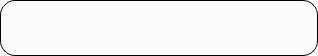
<?xml version="1.0" encoding="UTF-8"?>
<ui version="4.0">
 <class>TransfersSummaryWidget</class>
 <widget class="QWidget" name="TransfersSummaryWidget">
  <property name="geometry">
   <rect>
    <x>0</x>
    <y>0</y>
    <width>318</width>
    <height>56</height>
   </rect>
  </property>
  <property name="minimumSize">
   <size>
    <width>182</width>
    <height>28</height>
   </size>
  </property>
  <property name="mouseTracking">
   <bool>true</bool>
  </property>
  <property name="windowTitle">
   <string/>
  </property>
  <property name="styleSheet">
   <string notr="true">#bup {
  border-radius: 10px;
  background: rgba(0,0,0,0.02);
  padding: 56px;
  width: 28px;
  height: 20px;
}

#bdown {
  border-radius: 10px;
  background: rgba(0,0,0,0.02);
  padding: 56px;
  width: 28px;
  height: 20px;
}

#TransfersSummaryWidget {
height: 28px;
width: 182px;
border: 1px;
border-style: solid;
border-radius: 15px;
background: rgba(0,0,0,0.01);
}</string>
  </property>
  <layout class="QHBoxLayout" name="horizontalLayout">
   <property name="spacing">
    <number>0</number>
   </property>
   <property name="leftMargin">
    <number>2</number>
   </property>
   <property name="topMargin">
    <number>0</number>
   </property>
   <property name="rightMargin">
    <number>2</number>
   </property>
   <property name="bottomMargin">
    <number>0</number>
   </property>
   <item>
    <widget class="TransfersStatusWidget" name="bTransfersStatus" native="true">
     <property name="minimumSize">
      <size>
       <width>24</width>
       <height>24</height>
      </size>
     </property>
     <property name="maximumSize">
      <size>
       <width>24</width>
       <height>24</height>
      </size>
     </property>
     <property name="mouseTracking">
      <bool>true</bool>
     </property>
    </widget>
   </item>
   <item>
    <spacer name="horizontalSpacer">
     <property name="orientation">
      <enum>Qt::Horizontal</enum>
     </property>
     <property name="sizeHint" stdset="0">
      <size>
       <width>40</width>
       <height>20</height>
      </size>
     </property>
    </spacer>
   </item>
   <item>
    <widget class="QPushButton" name="bpause">
     <property name="sizePolicy">
      <sizepolicy hsizetype="Maximum" vsizetype="Maximum">
       <horstretch>0</horstretch>
       <verstretch>0</verstretch>
      </sizepolicy>
     </property>
     <property name="minimumSize">
      <size>
       <width>24</width>
       <height>24</height>
      </size>
     </property>
     <property name="maximumSize">
      <size>
       <width>24</width>
       <height>24</height>
      </size>
     </property>
     <property name="cursor">
      <cursorShape>PointingHandCursor</cursorShape>
     </property>
     <property name="mouseTracking">
      <bool>true</bool>
     </property>
     <property name="styleSheet">
      <string notr="true">border: none;
</string>
     </property>
     <property name="text">
      <string/>
     </property>
     <property name="icon">
      <iconset resource="../../../gui/Resources_common.qrc">
       <normaloff>:/images/pause.png</normaloff>:/images/pause.png</iconset>
     </property>
    </widget>
   </item>
  </layout>
 </widget>
 <customwidgets>
  <customwidget>
   <class>TransfersStatusWidget</class>
   <extends>QWidget</extends>
   <header>TransfersStatusWidget.h</header>
   <container>1</container>
  </customwidget>
 </customwidgets>
 <resources>
  <include location="../../../gui/Resources_common.qrc"/>
 </resources>
 <connections/>
</ui>
